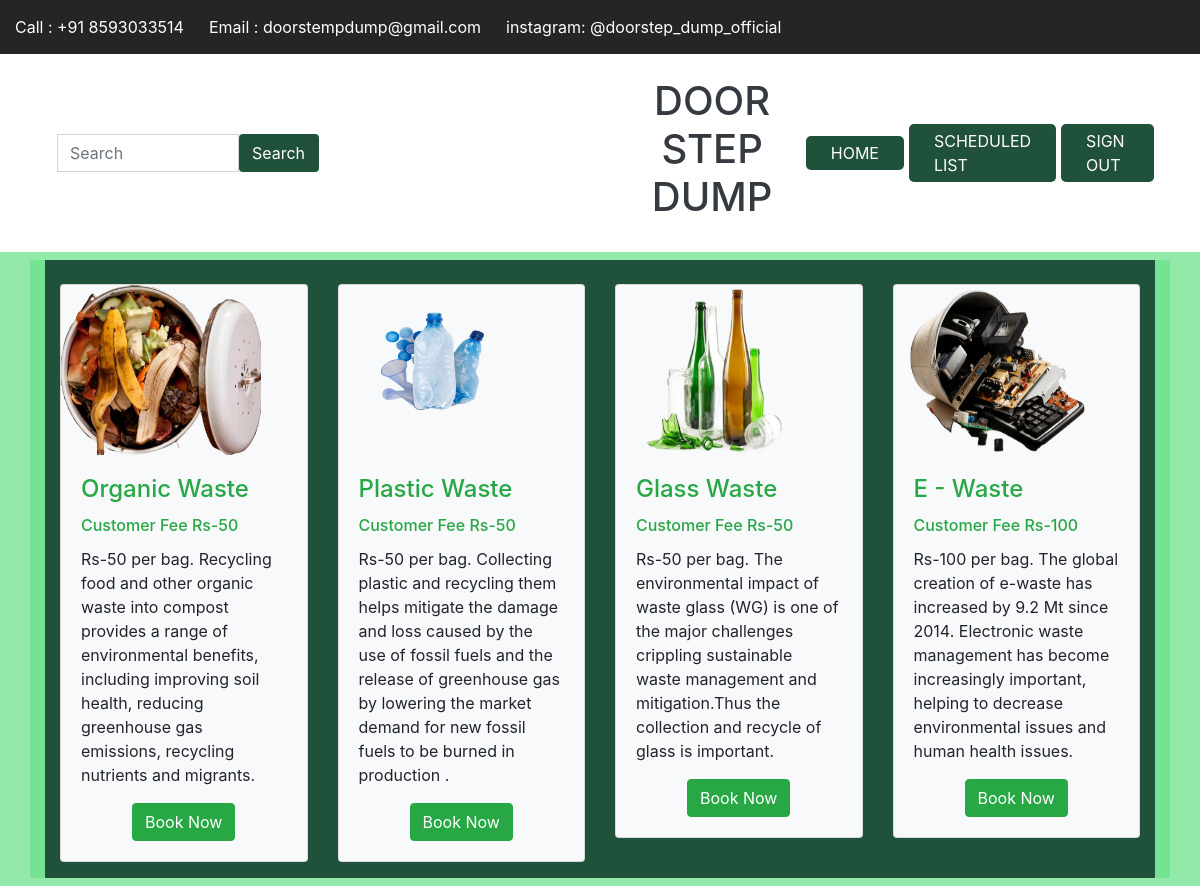
Page /customer/h on the committed database.
### customer/models.py (models this page shows)
class Categories(models.Model):
    category=models.CharField(max_length=100)
    customer_fee=models.IntegerField()
    description=models.CharField(max_length=300)
    image=models.FileField(upload_to='profile_images')

### customer/views.py (the view)
# urls.py: path('h',Userhome.as_view(),name='userh'),
class Userhome(ListView):
    template_name='userhome.html'
    model=Categories
    context_object_name='waste'

### customer/templates/userhome.html (shortened to what this page needs)
{% load static %}
<!doctype html>
<html lang="en">
  <head>
    <link rel="stylesheet" href="{% static 'css\uhlist.css' %}">
    <link rel="stylesheet" href="https://stackpath.bootstrapcdn.com/bootstrap/4.3.1/css/bootstrap.min.css">
  </head>
  <body style="background-color:  #6ce28cbd">
    <div class="hero_area">
      <header class="header_section">
        <div class="header_top">
          <div class="container-fluid header_top_container">
            <div class="contact_nav">
              <a href="">
                <span>
                  Call : +91 8593033514
                </span>
              </a>
              <a href="">
                <span>
                  Email : doorstempdump@gmail.com
                </span>
              </a>
              <a href="">
                <span>
                  instagram: @doorstep_dump_official
                </span>
              </a>
            </div>
          </div>
        </div>
        <div class="header_bottom">
          <div class="container-fluid">
            <nav class="navbar navbar-expand-lg custom_nav-container ">
              <form action="{% url 'search' %}" class="d-flex input-group w-auto my-3 my-lg-0" action="">
                <input type="search" name="q" class="form-control" placeholder="Search" aria-label="Search"  value="{{request.GET.title}}">
                <button id="search" class="btn " type="submit" data-mdb-ripple-color="dark text-dark">
                  Search
                </button>
              </form>
              <div class="collapse navbar-collapse" id="navbarSupportedContent">
                <h1 class="text-center text-dark text-xl-center" style="position: relative; margin-left: 300px;" >DOOR STEP DUMP</h1>
              </div>
              <div class="quote_btn-container">
                <a href="{% url 'h' %}" class="quote_btn">
                  Home
                </a>
              </div>
                <div class="quote_btn-container">
                  <a href="{% url 'blist' %}" class="quote_btn">
                    Scheduled List
                  </a>
                </div>
                <div class="quote_btn-container">
                  <a href="{% url 'signin' %}" class="quote_btn">
                    Sign Out
                  </a>
                </div>
              </div>
          </div>
        </div>
    <div class="container" id="c1">
      <div class="container my-2">
        <br>
        <div class="row">
          {% for i in waste %}
            <div class="col-md-3">
                <div class="card mb-3 bg-light">
                    <img src="{{i.image}}" id="b1"
                    class="card-img-top" alt=" " />
                    <div class="card-body text-center">
                        <h4 class="card-title text-success text-left"> {{i.category}}</h4>
                        <h6 class="card-title text-success text-left"> Customer Fee Rs-{{i.customer_fee}}</h6>
                        <p class="card-text text-left">{{i.description}}</p>
                        <a href="{% url 'book' i.id %}" class="btn btn-success">Book Now</a>
                    </div>
                </div>
            </div>
          {% endfor %}
        </div>
      </div>
    </div>
  </body>
  </html>

### customer/static/css/uhlist.css (style rules this page uses)
.btn { padding: .45rem 1.5rem .35rem; }
#c1 { background-color: #6ce28cbd ; }
#b1 { height: 170px; width: 200px; }
#search { background-color: #20513b; width: 80px; color: white; }
h1 { background-color: transparent; }
.container { background-color: #20513b; }
.header_section .header_top { padding: 15px 0; background-color: #252525; }
.header_section .header_top .header_top_container { display: -webkit-box; display: -ms-flexbox; display: flex; -webkit-box-pack: justify; -ms-flex-pack: justify; justify-content: space-between; -webkit-box-align: center; -ms-flex-align: center; align-items: center; }
.header_section .header_top .contact_nav { display: -webkit-box; display: -ms-flexbox; display: flex; }
.header_section .header_top .contact_nav a { margin-right: 25px; color: #ffffff; display: -webkit-box; display: -ms-flexbox; display: flex; }
.header_section .header_bottom { background-color: #ffffff; padding: 15px 0; }
.header_section .header_bottom .container-fluid { padding-right: 25px; padding-left: 25px; }
.custom_nav-container { padding: 0; }
.quote_btn-container { display: -webkit-box; display: -ms-flexbox; display: flex; -webkit-box-align: center; -ms-flex-align: center; align-items: center; }
.quote_btn-container a { color: #000000; text-transform: uppercase; position: relative; margin-right: 5px; }
.quote_btn-container .quote_btn { display: inline-block; padding: 5px 25px; background-color: #20513b; color: #ffffff; border-radius: 5px; -webkit-transition: all .3s; transition: all .3s; border: none; }

### rows in the picture
Categories: image (picture), category "Organic Waste", customer_fee "50", description "Rs-50 per bag. Recycling food and other organic waste into compost provides a range of environmental benefits, including improving soil health, reducing greenhouse gas emissions, recycling nutrients and migrants."
Categories: image (picture), category "Plastic Waste", customer_fee "50", description "Rs-50 per bag. Collecting plastic and recycling them helps mitigate the damage and loss caused by the use of fossil fuels and the release of greenhouse gas by lowering the market demand for new fossil fuels to be burned in production ."
Categories: image (picture), category "Glass Waste", customer_fee "50", description "Rs-50 per bag. The environmental impact of waste glass (WG) is one of the major challenges crippling sustainable waste management and mitigation.Thus the collection and recycle of glass is important."
Categories: image (picture), category "E - Waste", customer_fee "100", description "Rs-100 per bag. The global creation of e-waste has increased by 9.2 Mt since 2014. Electronic waste management has become increasingly important, helping to decrease environmental issues and human health issues."
